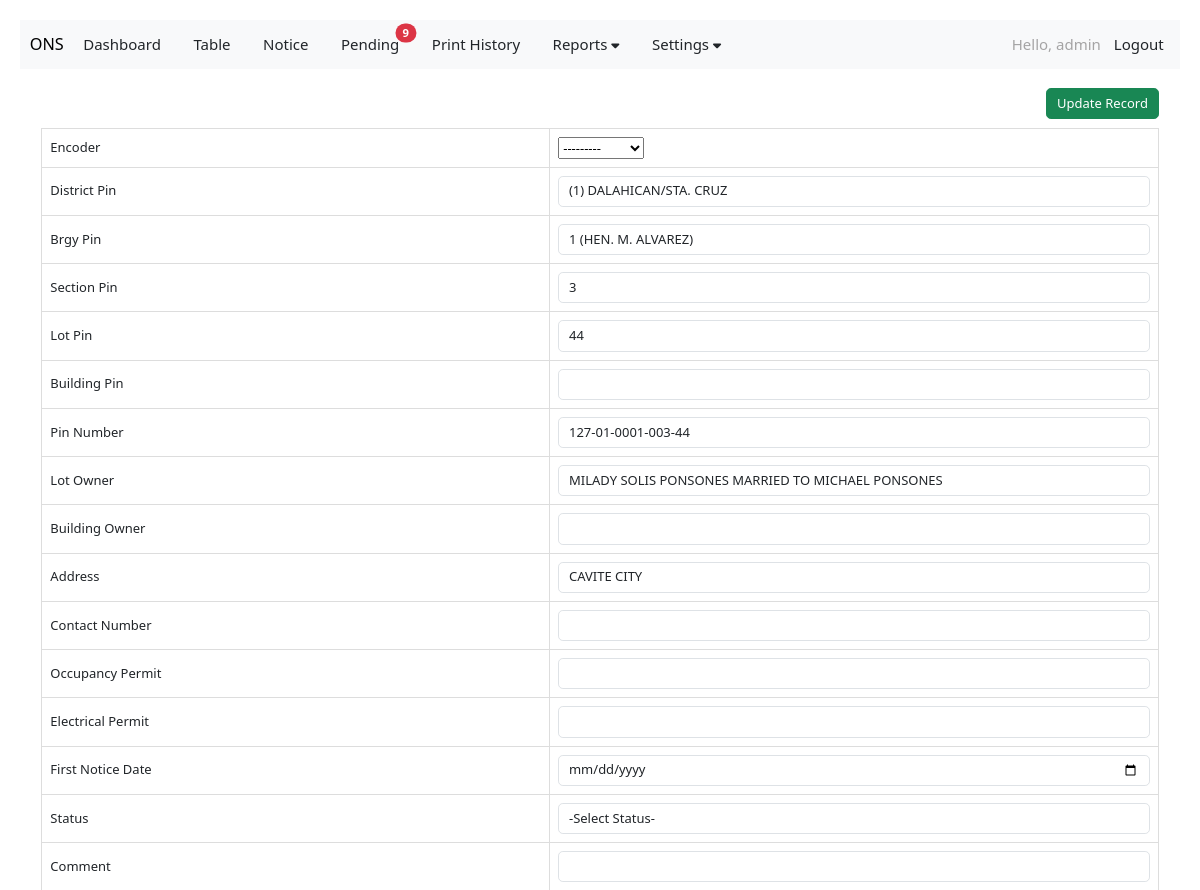
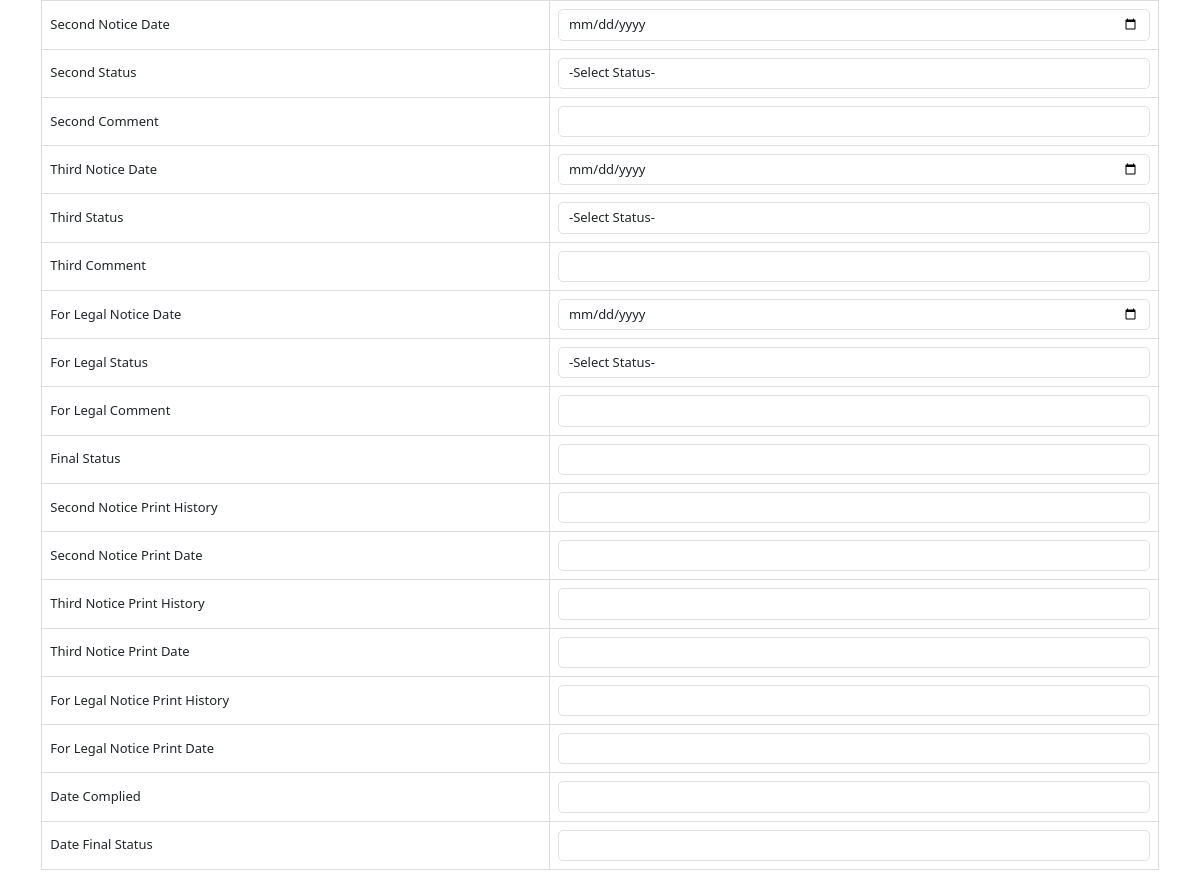
The page /update_database_table/57 (signed in) on the database its author committed (2 pictures, top to bottom).
### ONS/models.py (models this page shows, shortened)
class building_record(models.Model):
    BRGY_CHOICES = (
        ('1','1 (HEN. M. ALVAREZ)'),
        ('2','2 (C. TIRONA)'),
        ('3','3 (HEN. E. AGUINALDO)'),
        ('4','4 (HEN. M. TRIAS)'),
        ('5','5 (HEN. E. EVANGELISTA)'),
        ('6','6 (DIEGO SILANG)'),
        ('7','7 (KAPITAN KONG)'),
        ('8','8 (MANUEL S. ROJAS)'),
        ('9','9 (KANAWAY)'),
        ('10','10 (KINGFISHER)'),
        ('10A','10-A (KINGFISHER-A)'),
        ('10B','10-B (KINGFISHER-B)'),
        ('11','11 (LAWIN)'),
        ('12','12 (LOVE BIRD)'),
        ('13','13 (AGUILA)'),
        ('14','14 (LORO)'),
        ('15','15 (KILYAWAN)'),
        ('16','16 (MARTINES)'),
        ('17','17 (KALAPATI)'),
        ('18','18 (MAYA)'),
        ('19','19 (GEMINI)'),
        ('20','20 (VIRGO)'),
        ('21','21 (SCORPIO)'),
        ('22','22 (LEO)'),
        ('22A','22-A (LEO A)'),
        ('23','23 (AQUARIUS)'),
        ('24','24 (LIBRA)'),
        ('25','25 (CAPRICORN)'),
        ('26','26 (CANCER)'),
        ('27','27 (SAGITARIUS)'),
        ('28','28 (TAURUS)'),
        ('29','29 (LAO-LAO)'),
        ('29A','29-A (LAO-LAO A)'),
        ('30','30 (BID-BID)'),
        ('31','31 (MAYA-MAYA)'),
        ('32','32 (SALAY-SALAY)'),
        ('33','33 (BUWAN-BUWAN)'),
        ('34','34 (LAPU-LAPU)'),
        ('35','35 (HASA-HASA)'),
        ('36','36 (SAP-SAP)'),
        ('36A','36-A (SAP-SAP A)'),
        ('37','37 (CADENA DE AMOR)'),
        ('37A','37-A (CADENA DE AMOR A)'),
        ('38','38 (SAMPAGUITA)'),
        ('38A','38-A (SAMPAGUITA A)'),
        ('39','39 (JASMIN)'),
        ('40','40 (GUMAMELA)'),
        ('41','41 (ROSAL)'),
        ('42','42 (PINAGBUKLOD)'),
        ('42A','42-A (PINAGBUKLOD A)'),
        ('42B','42-B (PINAGBUKLOD B)'),
        ('42C','42-C (PINAGBUKLOD C)'),
        ('43','43 (PINAGPALA)'),
        ('44','44 (MALIGAYA)'),
        ('45','45 (KAUNLARAN)'),
        ('45A','45-A (KAUNLARAN A)'),
        ('46','46 (SINAGTALA)'),
        ('47','47 (PAGKAKAISA)'),
        ('47A','47-A (PAGKAKAISA A)'),
        ('47B','47-B (PAGKAKAISA B)'),
        ('48','48 (NARRA)'),
        ('48A','48-A (NARRA A)'),
        ('49','49 (AKASYA)'),
        ('49A','49-A (AKASYA A)'),
        ('50','50 (KABALYERO)'),
        ('51','51 (KAMAGONG)'),
        ('52','52 (IPIL)'),
        ('53','53 (YAKAL)'),
        ('53A','53-A (YAKAL A)'),
        ('53B','53-B (YAKAL B)'),
        ('54','54 (PECHAY)'),
        ('54A','54-A (PECHAY A)'),
        ('55','55 (AMPALAYA)'),
        ('56','56 (LABANOS)'),
        ('57','57 (REPOLYO)'),
        ('58','58 (PATOLA)'),
        ('58A','58-A (PATOLA A)'),
        ('59','59 (SITAW)'),
        ('60','60 (LETSUGAS)'),
        ('61','61 (TALONG)'),
        ('61A','61-A (TALONG A)'),
        ('062','62 (KANGKONG)'),
        ('62A','62-A (KANGKONG A)'),
        ('62B','62-B (KANGKONG B)')
    )
    DISTRICT = (
        ('1', '(1) DALAHICAN/STA. CRUZ'), # first element in tuple will be saved in database, 2nd is in form for user to view
        ('2', '(2) CARIDAD'),
        ('3', '(3) SAN ANTONIO'),
        ('4', '(4) SAN ROQUE')
    )
    STATUS = (
        ('COMPLIED', 'COMPLIED'), # first element in tuple will be saved in database, 2nd is in form for user to view
        ('LOT OWNER CONSENT', 'LOT OWNER CONSENT'),
        ('NONCOMPLIANT', 'NONCOMPLIANT'),
        ('PROCESSING', 'PROCESSING'),
        ('REASSESSMENT', 'REASSESSMENT')
    )
    created_at = models.DateTimeField(auto_now_add=True, null=True)
    created_by = models.ForeignKey(User, on_delete=models.CASCADE, related_name='building_records', null=True, blank=True)
    cavite_pin = models.CharField(max_length=3, blank=False, null=False, default=127)
    district_pin = models.CharField(max_length=2, choices=DISTRICT)
    brgy_pin = models.CharField(max_length=4, choices=BRGY_CHOICES)
    section_pin = models.CharField(max_length=3, blank=False, null=False)
    lot_pin = models.CharField(max_length=2, blank=False, null=False)
    building_pin = models.CharField(max_length=4, blank=True, null=True)
    pin_number = models.CharField(max_length=23, blank=True, null=True)
    lot_owner = models.CharField(max_length=350, blank=True, null=True)
    building_owner = models.CharField(max_length=350, blank=True, null=True)
    address = models.CharField(max_length=150, blank=True, null=True)
    contact_number = models.CharField(max_length=11, blank=True, null=True)
    occupancy_permit = models.CharField(max_length=25, blank=True, null=True)
    electrical_permit = models.CharField(max_length=25, blank=True, null=True)
    first_notice_date = models.DateField(null=True, blank=True)
    status = models.CharField(max_length=50, blank=True, choices=STATUS)
    comment =   models.CharField(max_length=50, blank=True, null=True)
    second_notice_date = models.DateField(null=True, blank=True)
    second_status = models.CharField(null=True,max_length=50, blank=True, choices=STATUS)
    second_comment =   models.CharField(max_length=50, blank=True, null=True)
    third_notice_date = models.DateField(null=True, blank=True)
    third_status = models.CharField(null=True,max_length=50, blank=True, choices=STATUS)
    third_comment =   models.CharField(max_length=50, blank=True, null=True)
    for_legal_notice_date = models.DateField(null=True, blank=True)
    for_legal_status = models.CharField(null=True,max_length=50, blank=True, choices=STATUS)
    for_legal_comment =   models.CharField(max_length=50, blank=True, null=True)
    final_status = models.CharField(max_length=23, blank=True, null=True)
    first_notice_print_history = models.CharField(max_length=50, blank=True, null=True)
    second_notice_print_history = models.CharField(max_length=50, blank=True, null=True)
    second_notice_print_date = models.DateField(null=True, blank=True)
    third_notice_print_history = models.CharField(max_length=50, blank=True, null=True)
    third_notice_print_date = models.DateField(null=True, blank=True)
    for_legal_notice_print_history = models.CharField(max_length=50, blank=True, null=True)
    for_legal_notice_print_date = models.DateField(null=True, blank=True)
    date_complied =  models.DateField(null=True, blank=True)
    date_final_status = models.DateField(null=True, blank=True)
    history = HistoricalRecords()

### ONS/views.py (the view)
# urls.py: path('update_database_table/<int:pk>', views.update_database_table, name='update_database_table'),
@login_required
def update_database_table(request, pk):
    if not request.user.is_staff:
        messages.warning(request, "You do not have permission to view this page.")
        return redirect('dashboard')  # Redirect to a different page, e.g., home
    current_record = building_record.objects.get(id=pk)
    form = Add_Records(request.POST or None, instance=current_record)
    for field in form.fields.values():
        field.widget.attrs.pop('readonly', None)  # Remove readonly attribute if it exists
        field.required = False  # Set the field as not required
    if form.is_valid():
        if form.has_changed():
            changed_fields = form.changed_data
            print(f"Changed fields: {changed_fields}")  # Print the changed fields
            form.save()
            messages.success(request, 'Record updated successfully!')
            return redirect('update_database_table', pk=pk)
        else:  # If no changes were made
            messages.info(request, "The record remains unchanged.")
            return redirect('update_database_table', pk=pk)
    else:
        for field, errors in form.errors.items():
            for error in errors:
                messages.warning(request, f"{field}: {error}")
    return render(request, 'update_database_table.html', {'form': form})

### ONS/templates/update_database_table.html (shortened to what this page needs)
{% extends 'base.html' %}
{% block content %}
<body>
<form method="POST" enctype="multipart/form-data">
    <button class="btn btn-success" style="float: right;" type="submit">Update Record</button>
    <br>
<table>
    <tbody>
         <tr>
            <td>Encoder</td>
            <td>{{ form.created_by }}</td>
        </tr>
        <tr>
            <td>District Pin</td>
            <td>{{ form.district_pin }}</td>
        </tr>
        <tr>
            <td>Brgy Pin</td>
            <td>{{ form.brgy_pin }}</td>
        </tr>
        <tr>
            <td>Section Pin</td>
            <td>{{ form.section_pin }}</td>
        </tr>
        <tr>
            <td>Lot Pin</td>
            <td>{{ form.lot_pin }}</td>
        </tr>
        <tr>
            <td>Building Pin</td>
            <td>{{ form.building_pin }}</td>
        </tr>
        <tr>
            <td>Pin Number</td>
            <td>{{ form.pin_number }}</td>
        </tr>
        <tr>
            <td>Lot Owner</td>
            <td>{{ form.lot_owner }}</td>
        </tr>
        <tr>
            <td>Building Owner</td>
            <td>{{ form.building_owner }}</td>
        </tr>
        <tr>
            <td>Address</td>
            <td>{{ form.address }}</td>
        </tr>
        <tr>
            <td>Contact Number</td>
            <td>{{ form.contact_number }}</td>
        </tr>
        <tr>
            <td>Occupancy Permit</td>
            <td>{{ form.occupancy_permit }}</td>
        </tr>
        <tr>
            <td>Electrical Permit</td>
            <td>{{ form.electrical_permit }}</td>
        </tr>
        <tr>
            <td>First Notice Date</td>
            <td>{{ form.first_notice_date }}</td>
        </tr>
        <tr>
            <td>Status</td>
            <td>{{ form.status }}</td>
        </tr>
        <tr>
            <td>Comment</td>
            <td>{{ form.comment }}</td>
        </tr>
        <tr>
            <td>Second Notice Date</td>
            <td>{{ form.second_notice_date }}</td>
        </tr>
        <tr>
            <td>Second Status</td>
            <td>{{ form.second_status }}</td>
        </tr>
        <tr>
            <td>Second Comment</td>
            <td>{{ form.second_comment }}</td>
        </tr>
        <tr>
            <td>Third Notice Date</td>
            <td>{{ form.third_notice_date }}</td>
        </tr>
        <tr>
            <td>Third Status</td>
            <td>{{ form.third_status }}</td>
        </tr>
        <tr>
            <td>Third Comment</td>
            <td>{{ form.third_comment }}</td>
        </tr>
        <tr>
            <td>For Legal Notice Date</td>
            <td>{{ form.for_legal_notice_date }}</td>
        </tr>
        <tr>
            <td>For Legal Status</td>
            <td>{{ form.for_legal_status }}</td>
        </tr>
        <tr>
            <td>For Legal Comment</td>
            <td>{{ form.for_legal_comment }}</td>
        </tr>
        <tr>
            <td>Final Status</td>
            <td>{{ form.final_status }}</td>
        </tr>
        <tr>
            <td>Second Notice Print History</td>
            <td>{{ form.second_notice_print_history }}</td>
        </tr>
        <tr>
            <td>Second Notice Print Date</td>
            <td>{{ form.second_notice_print_date }}</td>
        </tr>
        <tr>
            <td>Third Notice Print History</td>
            <td>{{ form.third_notice_print_history }}</td>
        </tr>
        <tr>
            <td>Third Notice Print Date</td>
            <td>{{ form.third_notice_print_date }}</td>
        </tr>
        <tr>
            <td>For Legal Notice Print History</td>
            <td>{{ form.for_legal_notice_print_history }}</td>
        </tr>
        <tr>
            <td>For Legal Notice Print Date</td>
            <td>{{ form.for_legal_notice_print_date }}</td>
        </tr>
        <tr>
            <td>Date Complied</td>
            <td>{{ form.date_complied }}</td>
        </tr>
        <tr>
            <td>Date Final Status</td>
            <td>{{ form.date_final_status }}</td>
        </tr>
    </tbody>
</table>
</form>
</body>
{% endblock %}

### ONS/templates/navbar.html (shortened to what this page needs)
<link rel="stylesheet" href="https://cdn.jsdelivr.net/npm/bootstrap-icons@1.5.0/font/bootstrap-icons.css">
<link rel="stylesheet" href="https://cdnjs.cloudflare.com/ajax/libs/font-awesome/6.0.0-beta3/css/all.min.css">
<nav class="navbar navbar-expand-lg bg-body-tertiary">
    <div class="container-fluid">
        <a class="navbar-brand" href="{% url 'home' %}">ONS</a>
        <ul class="navbar-nav me-auto mb-2 mb-lg-0">
            <li class="nav-item me-4">
                <a class="nav-link" aria-current="page" href="{% url 'dashboard' %}">Dashboard</a>
            </li>
            <li class="nav-item me-4">
                <a class="nav-link" aria-current="page" href="{% url 'home' %}">Table</a>
            </li>
            <li class="nav-item me-4">
                <a class="nav-link position-relative" aria-current="page" href="{% url 'notice' %}">
                    Notice
                </a>
            </li>
            <li class="nav-item me-4">
                <a class="nav-link position-relative" aria-current="page" href="{% url 'pending_notice' %}">
                    Pending
                    {% if no_of_pending_notice > 0 %}
                    <span class="position-absolute top-1 start-100 translate-middle badge rounded-pill bg-danger">
                        {{ no_of_pending_notice }}
                    </span>
                    {% endif %}
                </a>
            </li>
            <li class="nav-item me-4">
                <a class="nav-link" aria-current="page" href="{% url 'print_history' %}">Print History</a>
            </li>
            <li class="nav-item dropdown me-4">
                <a class="nav-link dropdown-toggle" href="#" id="settingsDropdown" role="button" data-bs-toggle="dropdown" aria-expanded="false">
                    Reports <i class="fas fa-caret-down"></i></a>
            </li>
            <li class="nav-item dropdown me-4">
                <a class="nav-link dropdown-toggle" href="#" id="settingsDropdown" role="button" data-bs-toggle="dropdown" aria-expanded="false">
                    Settings <i class="fas fa-caret-down"></i>
                </a>
            </li>
        </ul>
        <ul class="navbar-nav ms-auto mb-2 mb-lg-0">
            <li class="nav-item">
                <a class="nav-link" style="color: rgb(130, 129, 129); opacity: 0.7;">Hello, {{ user.username }}</a>
            </li>
            {% if user.is_authenticated %}
                <li class="nav-item">
                    <a class="nav-link" href="{% url 'logout' %}">Logout</a>
                </li>
            {% else %}
                <li class="nav-item">
                    <a class="nav-link" href="#">Login</a>
                </li>
            {% endif %}
        </ul>
    </div>
</nav>

### rows shown on the page
building_record: created_by "---------", district_pin "(1) DALAHICAN/STA. CRUZ", brgy_pin "1 (HEN. M. ALVAREZ)", section_pin "3", lot_pin "44", pin_number "127-01-0001-003-44", lot_owner "MILADY SOLIS PONSONES MARRIED TO MICHAEL PONSONES", address "CAVITE CITY", status "-Select Status-", second_status "-Select Status-", third_status "-Select Status-", for_legal_status "-Select Status-"

### other values the page prints
{{ no_of_pending_notice }} "9"
{{ user.username }} "admin"
